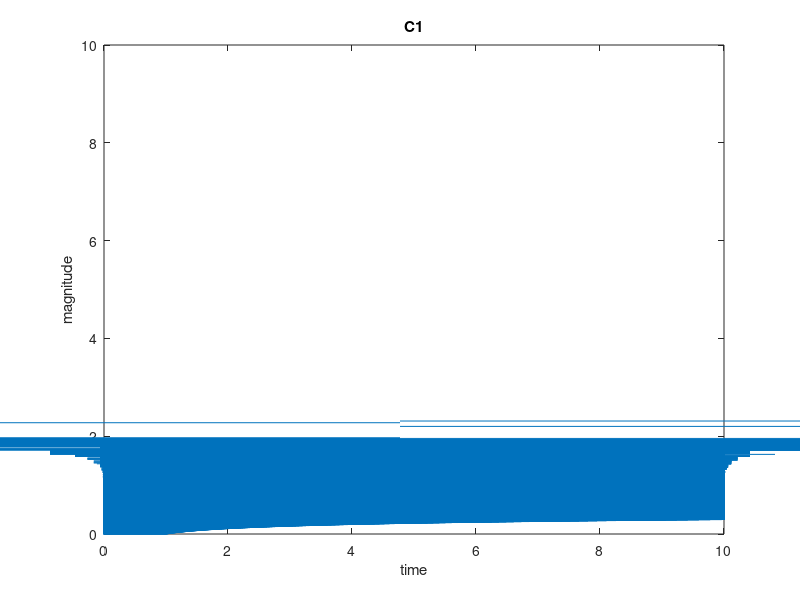
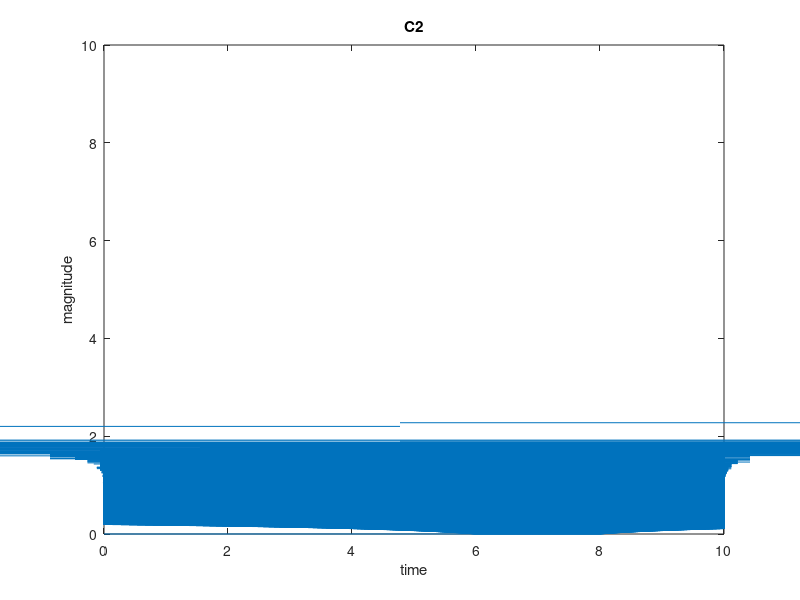

Here is the MATLAB script that generated these plots, in order:
% System Simulation Problem 5
% Written by Josh Humphrey
N = 10000;
T = 0.01;
t = linspace(0,10,N+1);
u1 = ones(1,N);
u2 = ones(1,N);

x1 = zeros(1,N);
x2 = x1;
x3 = x1;
x4 = x1;
f1 = x1;
f2 = x1;
f3 = x1;
f4 = x1;
y1 = x1;
y2 = x1;

for k = 1:N
    f1(k) = -x1(k)-2*u1(1,k);
    x1(k+1)=-x1(k)-2*u1(k)+T*f1(k);
    
    f2(k) = -x2(k)+4*u1(1,k);
    x2(k+1) = -x2(k)+4*u1(1,k)+T*f2(k);
    
    f3(k) = -x3(k)+3*u2(1,k);
    x3(k+1) = -x3(k)+3*u2(1,k)+T*f3(k);
    
    f4(k) = -x4(k)-6*u2(1,k);
    x4(k+1) = -x4(k)-6*u2(1,k)+T*f4(k);
    
    y1(k+1) = x1(k+1)+x3(k+1);
    y2(k+1) = x2(k+1)+x4(k+1)+8*u2(1,k);
end

figure(1)
plot(y1,t)
xlim([0,10])
xlabel('time')
ylabel('magnitude')
title('C1')

figure(2)
plot(y2,t)
xlim([0,10])
xlabel('time')
ylabel('magnitude')
title('C2')